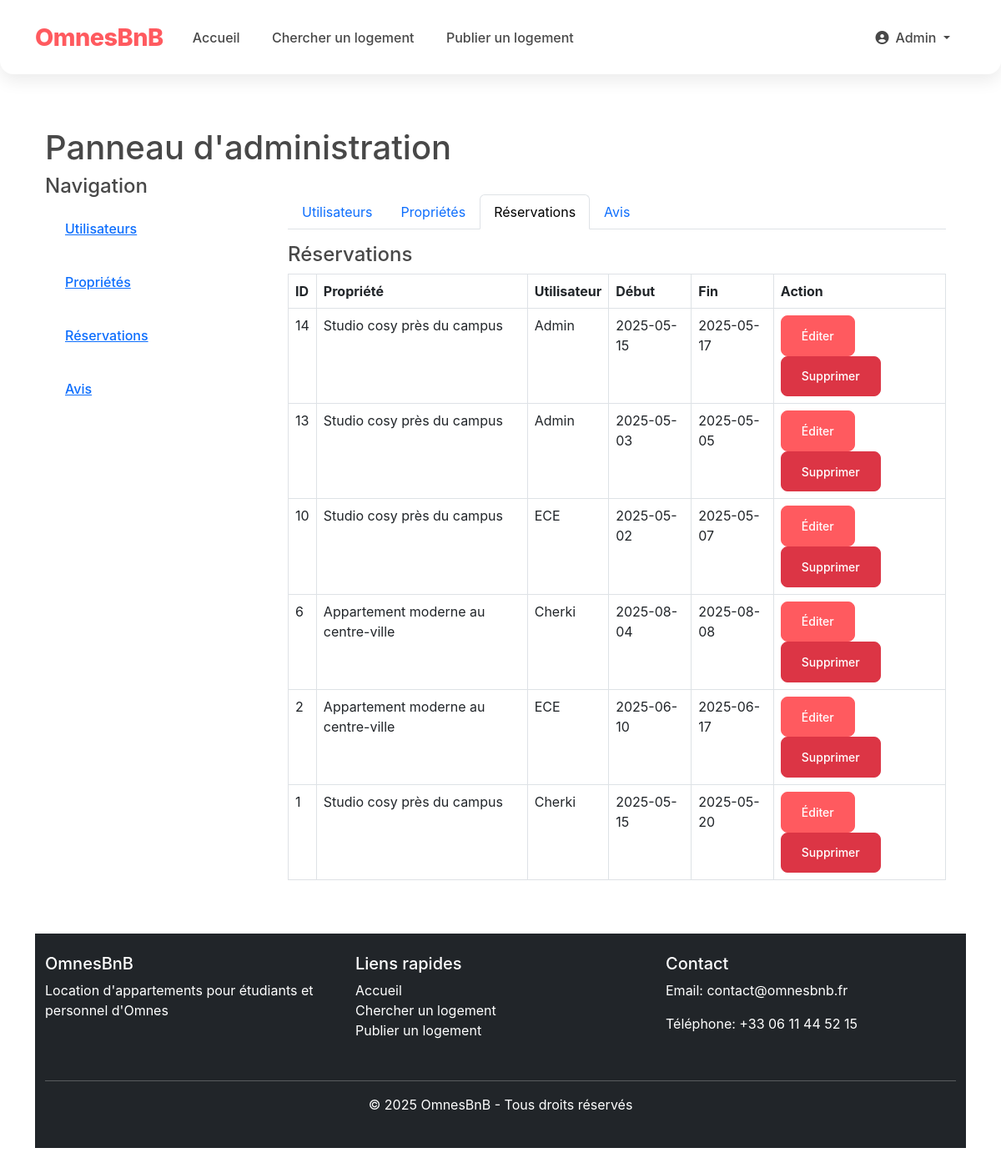
Page /pages/admin.php?tab=bookings (signed in) on the committed database.
### tables this page shows
CREATE TABLE `bookings` (
  `id` int NOT NULL,
  `property_id` int NOT NULL,
  `user_id` int NOT NULL,
  `start_date` date NOT NULL,
  `end_date` date NOT NULL,
  `guests` int NOT NULL,
  `total_price` decimal(10,2) NOT NULL,
  `status` enum('pending','confirmed','cancelled') DEFAULT 'pending',
  `created_at` timestamp NULL DEFAULT CURRENT_TIMESTAMP,
  `updated_at` timestamp NULL DEFAULT CURRENT_TIMESTAMP ON UPDATE CURRENT_TIMESTAMP
);

CREATE TABLE `properties` (
  `id` int NOT NULL,
  `owner_id` int NOT NULL,
  `title` varchar(100) NOT NULL,
  `description` text NOT NULL,
  `property_type` enum('Location complète','Colocation','Je libère mon logement') NOT NULL,
  `location` varchar(100) NOT NULL,
  `address` text NOT NULL,
  `city` varchar(50) NOT NULL,
  `postal_code` varchar(10) NOT NULL,
  `price` decimal(10,2) NOT NULL,
  `surface_area` int NOT NULL,
  `rooms` int NOT NULL,
  `max_guests` int NOT NULL,
  `amenities` text,
  `main_image` varchar(255) DEFAULT NULL,
  `available_from` date DEFAULT NULL,
  `available_to` date DEFAULT NULL,
  `is_published` tinyint(1) DEFAULT '1',
  `created_at` timestamp NULL DEFAULT CURRENT_TIMESTAMP,
  `updated_at` timestamp NULL DEFAULT CURRENT_TIMESTAMP ON UPDATE CURRENT_TIMESTAMP
);

CREATE TABLE `users` (
  `id` int NOT NULL,
  `email` varchar(100) NOT NULL,
  `password` varchar(255) NOT NULL,
  `first_name` varchar(50) NOT NULL,
  `last_name` varchar(50) NOT NULL,
  `phone_number` varchar(20) DEFAULT NULL,
  `profile_image` varchar(255) DEFAULT 'assets/default-profile.jpg',
  `user_type` enum('student','staff','admin') DEFAULT 'student',
  `is_verified` tinyint(1) DEFAULT '0',
  `created_at` timestamp NULL DEFAULT CURRENT_TIMESTAMP,
  `updated_at` timestamp NULL DEFAULT CURRENT_TIMESTAMP ON UPDATE CURRENT_TIMESTAMP
);

### pages/admin.php (the view, shortened to what this page needs)
<?php
require_once "../includes/db_connection.php";
include_once "../includes/header.php";
?>
<div class="container mt-4">
    <h1>Panneau d'administration</h1>
    <div class="row">
        <div class="col-md-3">
            <h4>Navigation</h4>
            <ul class="list-group">
                <li class="list-group-item"><a href="admin.php?tab=users">Utilisateurs</a></li>
                <li class="list-group-item"><a href="admin.php?tab=properties">Propriétés</a></li>
                <li class="list-group-item"><a href="admin.php?tab=bookings">Réservations</a></li>
                <li class="list-group-item"><a href="admin.php?tab=reviews">Avis</a></li>
            </ul>
        </div>
        <div class="col-md-9">
            <?php
            $tab = isset($_GET['tab']) ? $_GET['tab'] : 'users';
            echo '<div class="container mt-4">';
            echo '<ul class="nav nav-tabs">';
            echo '<li class="nav-item"><a class="nav-link' . ($tab=='users'?' active':'') . '" href="?tab=users">Utilisateurs</a></li>';
            echo '<li class="nav-item"><a class="nav-link' . ($tab=='properties'?' active':'') . '" href="?tab=properties">Propriétés</a></li>';
            echo '<li class="nav-item"><a class="nav-link' . ($tab=='bookings'?' active':'') . '" href="?tab=bookings">Réservations</a></li>';
            echo '<li class="nav-item"><a class="nav-link' . ($tab=='reviews'?' active':'') . '" href="?tab=reviews">Avis</a></li>';
            echo '</ul>';
            if ($tab === 'users') {
                $users = mysqli_query($conn, "SELECT id, last_name, email, user_type FROM users ORDER BY id DESC");
                echo '<h4 class="mt-3">Utilisateurs</h4><table class="table table-bordered"><tr><th>ID</th><th>Nom</th><th>Email</th><th>Type</th><th>Action</th></tr>';
                while ($u = mysqli_fetch_assoc($users)) {
                    echo '<tr><td>'.$u['id'].'</td><td>'.$u['last_name'].'</td><td>'.$u['email'].'</td><td>'.$u['user_type'].'</td>';
                    echo '<td>';
                    if ($u['id'] != $user_id) {
                        echo '<a href="?delete='.$u['id'].'&delete_type=user" class="btn btn-danger btn-sm" onclick="return confirm(\'Supprimer cet utilisateur ?\')">Supprimer</a>';
                    } else {
                        echo '<span class="text-muted">Admin</span>';
                    }
                    echo '</td></tr>';
                }
                echo '</table>';
            } elseif ($tab === 'bookings') {
                $bookings = mysqli_query($conn, "SELECT b.id, p.title as property, u.last_name as user, b.start_date, b.end_date FROM bookings b JOIN properties p ON b.property_id = p.id JOIN users u ON b.user_id = u.id ORDER BY b.id DESC");
                echo '<h4 class="mt-3">Réservations</h4><table class="table table-bordered"><tr><th>ID</th><th>Propriété</th><th>Utilisateur</th><th>Début</th><th>Fin</th><th>Action</th></tr>';
                while ($b = mysqli_fetch_assoc($bookings)) {
                    echo '<tr><td>'.$b['id'].'</td><td>'.$b['property'].'</td><td>'.$b['user'].'</td><td>'.$b['start_date'].'</td><td>'.$b['end_date'].'</td>';
                    echo '<td><a href="?type=booking&id='.$b['id'].'" class="btn btn-primary btn-sm">Éditer</a> ';
                    echo '<a href="?delete='.$b['id'].'&delete_type=booking" class="btn btn-danger btn-sm" onclick="return confirm(\'Supprimer cette réservation ?\')">Supprimer</a></td></tr>';
                }
                echo '</table>';
            }
            ?>
        </div>
    </div>
</div>
<?php
include_once "../includes/footer.php";
?>

### css/style.css (style rules this page uses)
:root { --primary-color: #FF5A5F; --secondary-color: #484848; --accent-color: #00A699; --success-color: #008A7B; --light-bg: #F7F7F7; --dark-bg: #222222; --border-radius: 16px; --box-shadow: 0 8px 20px rgba(0, 0, 0, 0.08); --transition: all 0.3s ease; }
body { font-family: 'Circular', 'Cereal', -apple-system, BlinkMacSystemFont, 'Segoe UI', Roboto, Oxygen, Ubuntu, Cantarell, sans-serif; background-color: #fff; color: var(--secondary-color); font-size: 16px; line-height: 1.5; -webkit-font-smoothing: antialiased; }
.btn { border-radius: 50px; padding: 0.75rem 1.5rem; font-weight: 500; transition: var(--transition); }
.btn-primary { background-color: var(--primary-color); border-color: var(--primary-color); }
.list-group-item { border: none; padding: 1rem 1.25rem; border-radius: 8px !important; margin-bottom: 0.5rem; transition: var(--transition); }
.list-group { border-radius: var(--border-radius); overflow: hidden; }
.list-group-item { border: none; padding: 1rem 1.5rem; font-weight: 500; }
.btn { padding: 0.8rem 1.5rem; border-radius: 8px; font-weight: 500; transition: all 0.3s ease; }
.btn-primary { background-color: var(--primary-color); border-color: var(--primary-color); color: white; }

### rows in the picture
bookings: id "14", property.title "Studio cosy près du campus", user.last_name "Admin", start_date "2025-05-15", end_date "2025-05-17"
bookings: id "13", property.title "Studio cosy près du campus", user.last_name "Admin", start_date "2025-05-03", end_date "2025-05-05"
bookings: id "10", property.title "Studio cosy près du campus", user.last_name "ECE", start_date "2025-05-02", end_date "2025-05-07"
bookings: id "6", property.title "Appartement moderne au centre-ville", user.last_name "Cherki", start_date "2025-08-04", end_date "2025-08-08"
bookings: id "2", property.title "Appartement moderne au centre-ville", user.last_name "ECE", start_date "2025-06-10", end_date "2025-06-17"
bookings: id "1", property.title "Studio cosy près du campus", user.last_name "Cherki", start_date "2025-05-15", end_date "2025-05-20"

### other values in the picture
$_SESSION['last_name'] "Admin"
